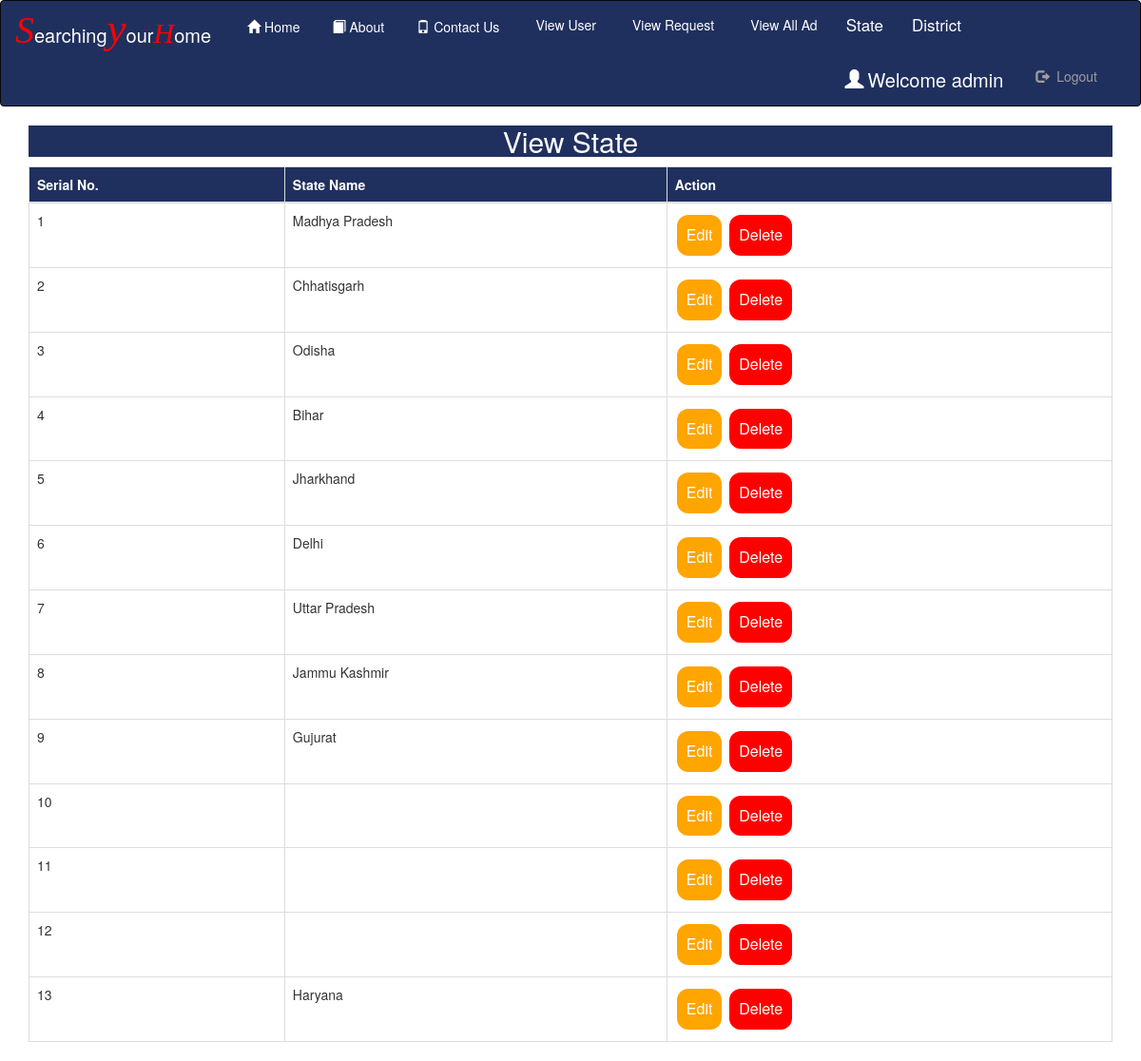
/view_state (signed in), run on the app's committed database.
### Room/models.py (models this page shows, shortened)
class State(models.Model):
    state=models.CharField(max_length=100,null=True)

### Room/views.py (the view)
# urls.py: path('view_state', View_State,name='view_state'),
def View_State(request):
    if not request.user.is_staff:
        return redirect('home')
    state=State.objects.all()
    d={'state':state}
    return render(request,'view_state.html',d)

### Room/templates/view_state.html
{% extends 'navigation.html' %}
{% block body %}
<center><div class="container"><h2 style="color:white;background-color:#20305E;width=100%">View State</h2></div></center>
 <div class="container">
<table class="table table-bordered" width="100%" id="myTable">
  <thead>
  <tr>
    <th>Serial No.</th>
    <th>State Name</th>
    <th>Action</th>
  </tr>
  </thead>
   <tbody>
    {% for i in state %}
  <tr>
    <td>{{forloop.counter}}</td>
    <td>{{i.state}}</td>
      <td><a href="{% url 'edit_state' i.id %}"><button class="button button1">Edit</button></a>
      <a href="{% url 'delete_state' i.id %}"><button class="button button2">Delete</button></a></td>
  </tr>
    {% endfor %}
    </tbody>
</table>
 </div>
{% endblock %}

### Room/templates/navigation.html (shortened to what this page needs)
<!DOCTYPE html>
<html lang="en">
{% load static %}
<head>
  <link rel="stylesheet" href="https://maxcdn.bootstrapcdn.com/bootstrap/3.3.6/css/bootstrap.min.css">
    <link rel = stylesheet href = "https://cdn.datatables.net/1.10.20/css/jquery.dataTables.min.css">
</head>
<body>
<nav class="navbar navbar-inverse" role="navigation" style="padding:0px;margin:0px;background-color:#20305E;color:white;>
  <div class="container-fluid" style="padding:0px;margin:0px">
    <div class="navbar-header" style="margin-bottom:4px;margin-right:4px;">
      <a class="navbar-brand" href="#"><span style="font-size:40px;color:Red"><i style="font-family:cursive">S</i></span><span style="font-size:20px;color:white">earching</span><span style="font-size:45px;color:Red"><i style="font-family:cursive">y</i></span><span style="font-size:20px;color:white">our</span><span style="font-size:30px;color:Red"><i style="font-family:cursive">H</i></span><span style="font-size:20px;color:white">ome</span></a>
    </div>
<div class="collapse navbar-collapse" id="navid">
    <ul class="nav navbar-nav">
      <li><a href="{% url 'home' %}" style = "color : white" ><span class="glyphicon glyphicon-home" style="padding:4px"></span>Home</a></li>
        <li><a href="{% url 'about' %}" style = "color : white"><span class="glyphicon glyphicon-book" style="padding:4px"></span>About</a></li>
        <li><a href="{% url 'contact' %}" style = "color : white"><span class="glyphicon glyphicon-phone" style="padding:4px"></span>Contact Us</a></li>
      {% if not request.user.is_staff %}
      <li><a href="{% url 'search' %}" style = "color : white"><span class="glyphicon glyphicon-search" style="padding:4px"></span>Search Home</a></li>
      {% if request.user.username %}
        <li><a href="{% url 'rent1' %}" style = "color : white"><span class="glyphicon glyphicon-plus" style="padding:4px"></span>Add HomeOnRent</a></li>
      <li><a href="{% url 'img' %}" style = "color : white"><span class="glyphicon glyphicon-View" style="padding:4px"></span>View My Ad</a></li>
    {% endif %}
        {% else %}
      <li><a href="{% url 'view_user' %}" style = "color : white"><span class="glyphicon glyphicon-View" style="padding:4px"></span>View User</a></li>
      <li><a href="{% url 'request' %}" style = "color : white"><span class="glyphicon glyphicon-View" style="padding:4px"></span>View Request</a></li>
      <li><a href="{% url 'alladd' %}" style = "color : white"><span class="glyphicon glyphicon-View" style="padding:4px"></span>View All Ad</a></li>
        <li class="nav-item dropdown">
      <a class="nav-link dropdown-toggle" href="#" id="navbardrop" data-toggle="dropdown" style="font-size:17px;color : white">
        State
      </a>
    </li>
        <li class="nav-item dropdown">
      <a class="nav-link dropdown-toggle" href="#" id="navbardrop" data-toggle="dropdown" style="font-size:17px;color : white ">
        District
      </a>
    </li>
        {% endif %}
    </ul>
    {% if request.user.username %}
    <ul class="nav navbar-nav navbar-right">
      <li><a href="{% url 'user_detail' %}" style="color:white;font-size:20px"> <span class="glyphicon glyphicon-user" style="padding:4px;"></span>Welcome  {{request.user.username}}</a></li>
      <li><a href="{% url 'logout' %}" style="margin-right:30px"><span class="glyphicon glyphicon-log-out" style="padding:4px;"></span> Logout</a></li>
    </ul>
    {% endif %}
  </div>
</nav>
{% block body %}
{% endblock %}
</body>
</html>

### Room/templates/navigation.html (style rules this page uses)
.button { background-color: orange; border: none; color: white; padding: 10px; text-align: center; text-decoration: none; display: inline-block; font-size: 16px; margin: 4px 2px; cursor: pointer; }
.button2 { background-color: red; border: none; color: white; padding: 10px; text-align: center; text-decoration: none; display: inline-block; font-size: 16px; margin: 4px 2px; cursor: pointer; }
.button1 { border-radius: 12px; }
.button2 { border-radius: 12px; }
th { background-color:#20305E; color:white; }

### data on the page
State: state "Madhya Pradesh"
State: state "Chhatisgarh"
State: state "Odisha"
State: state "Bihar"
State: state "Jharkhand"
State: state "Delhi"
State: state "Uttar Pradesh"
State: state "Jammu Kashmir"
State: state "Gujurat"
State: state "Haryana"

### other printed values
{{ request.user.username }} "admin"
